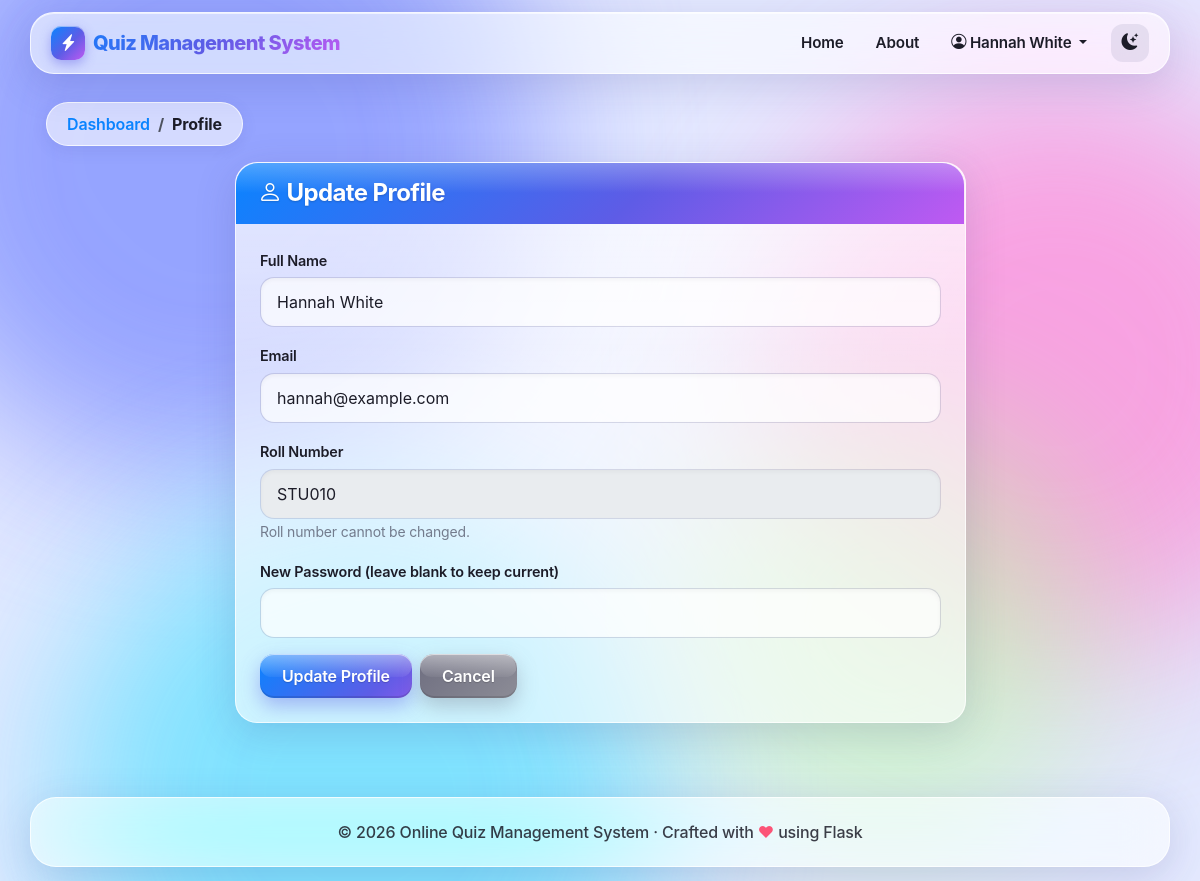
Page /student/profile (signed in) on the committed database.
### models.py (models this page shows)
class Student(db.Model):
    id = db.Column(db.Integer, primary_key=True)
    name = db.Column(db.String(100), nullable=False)
    roll_number = db.Column(db.String(20), unique=True, nullable=False)
    email = db.Column(db.String(100), nullable=False)
    password = db.Column(db.String(255), nullable=False)
    created_at = db.Column(db.DateTime, default=datetime.now)

### app.py (the view, shortened to what this page needs)
@app.route('/student/profile', methods=['GET', 'POST'])
@student_login_required
def student_profile():
    student_id = session.get('student_id')
    student = Student.query.get(student_id)
    return render_template('student_profile.html', student=student)

### app.py (called while the page is built)
def student_login_required(f):
    @wraps(f)
    def decorated_function(*args, **kwargs):
        if 'student_id' not in session:
            flash('Please login as student to access this page.', 'danger')
            return redirect(url_for('student_login'))
        return f(*args, **kwargs)
    return decorated_function

### templates/student_profile.html (shortened to what this page needs)
{% extends "base.html" %}
{% block content %}
<div class="row">
    <div class="col-md-12">
        <nav aria-label="breadcrumb">
            <ol class="breadcrumb">
                <li class="breadcrumb-item"><a href="{{ url_for('student_dashboard') }}">Dashboard</a></li>
                <li class="breadcrumb-item active">Profile</li>
            </ol>
        </nav>
    </div>
</div>
<div class="row">
    <div class="col-md-8 offset-md-2">
        <div class="card">
            <div class="card-header">
                <h4><i class="bi bi-person"></i> Update Profile</h4>
            </div>
            <div class="card-body">
                <form method="POST" action="{{ url_for('student_profile') }}">
                    <div class="mb-3">
                        <label for="name" class="form-label">Full Name</label>
                        <input type="text" class="form-control" id="name" name="name" value="{{ student.name }}" required>
                    </div>
                    <div class="mb-3">
                        <label for="email" class="form-label">Email</label>
                        <input type="email" class="form-control" id="email" name="email" value="{{ student.email }}" required>
                    </div>
                    <div class="mb-3">
                        <label class="form-label">Roll Number</label>
                        <input type="text" class="form-control" value="{{ student.roll_number }}" disabled>
                        <small class="text-muted">Roll number cannot be changed.</small>
                    </div>
                    <div class="mb-3">
                        <label for="password" class="form-label">New Password (leave blank to keep current)</label>
                        <input type="password" class="form-control" id="password" name="password" minlength="6">
                    </div>
                    <div class="d-flex gap-2">
                        <button type="submit" class="btn btn-primary">Update Profile</button>
                        <a href="{{ url_for('student_dashboard') }}" class="btn btn-secondary">Cancel</a>
                    </div>
                </form>
            </div>
        </div>
    </div>
</div>
{% endblock %}

### templates/base.html (shortened to what this page needs)
<!DOCTYPE html>
<html lang="en" data-bs-theme="light">
<head>
    <link href="https://cdn.jsdelivr.net/npm/bootstrap@5.3.0/dist/css/bootstrap.min.css" rel="stylesheet">
    <link rel="stylesheet" href="https://cdn.jsdelivr.net/npm/bootstrap-icons@1.10.0/font/bootstrap-icons.css">
    <link rel="stylesheet" href="{{ url_for('static', filename='css/ios-theme.css') }}">
</head>
<body>
    <div class="aurora" aria-hidden="true"><span class="a1"></span><span class="a2"></span><span class="a3"></span><span class="a4"></span></div>
    {% block navbar %}
    <nav class="navbar navbar-expand-lg">
        <div class="container">
            <a class="navbar-brand" href="{{ url_for('home') }}">
                <i class="bi bi-lightning-charge-fill"></i> Quiz Management System
            </a>
            <div class="collapse navbar-collapse" id="navbarNav">
                <ul class="navbar-nav ms-auto">
                    <li class="nav-item">
                        <a class="nav-link" href="{{ url_for('home') }}">Home</a>
                    </li>
                    <li class="nav-item">
                        <a class="nav-link" href="{{ url_for('about') }}">About</a>
                    </li>
                    {% if session.get('admin_id') %}
                    <li class="nav-item dropdown">
                        <a class="nav-link dropdown-toggle" href="#" data-bs-toggle="dropdown">
                            <i class="bi bi-person-circle"></i> {{ session.get('admin_name') }}
                        </a>
                        <ul class="dropdown-menu">
                            <li><a class="dropdown-item" href="{{ url_for('admin_dashboard') }}">Dashboard</a></li>
                            <li><hr class="dropdown-divider"></li>
                            <li><a class="dropdown-item" href="{{ url_for('admin_logout') }}">Logout</a></li>
                        </ul>
                    </li>
                    {% elif session.get('student_id') %}
                    <li class="nav-item dropdown">
                        <a class="nav-link dropdown-toggle" href="#" data-bs-toggle="dropdown">
                            <i class="bi bi-person-circle"></i> {{ session.get('student_name') }}
                        </a>
                    </li>
                    {% endif %}
                    <li class="nav-item ms-lg-2 d-flex align-items-center">
                        <button type="button" class="theme-toggle" id="themeToggle" aria-label="Toggle dark mode"><i class="bi bi-moon-stars-fill"></i></button>
                    </li>
                </ul>
            </div>
        </div>
    </nav>
    {% endblock %}
    <main class="page container">
        {% block content %}{% endblock %}
    </main>
    <footer class="footer">
        <div class="container text-center">
            <p>&copy; <span data-year>2026</span> Online Quiz Management System &middot; Crafted with <span class="heart">&hearts;</span> using Flask</p>
        </div>
    </footer>
</body>
</html>

### rows in the picture
Student: get "Hannah White", name "Hannah White", email "hannah@example.com", roll_number "STU010"
